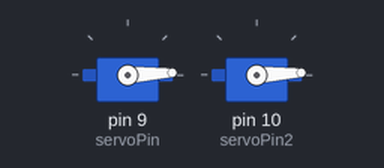
Recording of a sketch running on a simulated Arduino Uno, built with avr-gcc and run on an emulated ATmega328P. Shown: 2 × servo.

Above: at 0.05 s.
At 1.35 s:
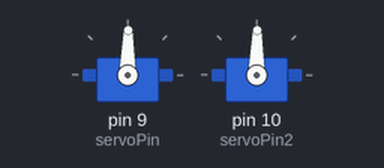
At 2.65 s:
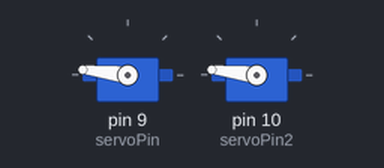
At 5.25 s:
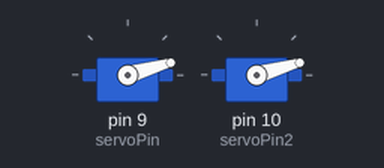
Timing chart, 0 to 7.1 s (numbered marks = the images above):
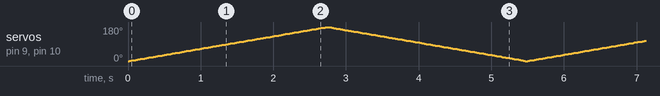

The sketch:

servo_test.ino
```cpp
#include <Servo.h>

int buttonPin = 2;
int servoPin = 9;
int servoPin2 = 10;

Servo servo1;
Servo servo2;
int angle = 0;  // servo position in degrees

void setup() {
  servo1.attach(servoPin);
  servo2.attach(servoPin2);
}

void loop() {
  // scan from 0 to 180 degrees
  for (angle = 0; angle <= 180; angle++) {
    servo1.write(angle);
    servo2.write(angle);
    delay(15);
  }

  // now scan back from 180 to 0 degrees
  for (angle = 180; angle >= 0; angle--) {
    servo1.write(angle);
    servo2.write(angle);
    delay(15);
  }
}
```
